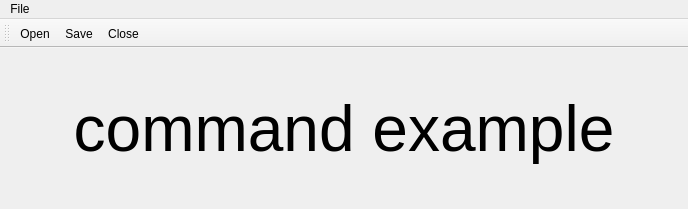
<?xml version="1.0" encoding="UTF-8"?>
<ui version="4.0">
 <class>Window</class>
 <widget class="QMainWindow" name="Window">
  <property name="geometry">
   <rect>
    <x>0</x>
    <y>0</y>
    <width>688</width>
    <height>209</height>
   </rect>
  </property>
  <property name="windowTitle">
   <string>Action</string>
  </property>
  <widget class="QWidget" name="centralwidget">
   <layout class="QHBoxLayout" name="horizontalLayout">
    <item>
     <widget class="QLabel" name="Label">
      <property name="font">
       <font>
        <pointsize>48</pointsize>
       </font>
      </property>
      <property name="text">
       <string>command example</string>
      </property>
      <property name="alignment">
       <set>Qt::AlignCenter</set>
      </property>
     </widget>
    </item>
   </layout>
  </widget>
  <widget class="QMenuBar" name="menubar">
   <property name="geometry">
    <rect>
     <x>0</x>
     <y>0</y>
     <width>688</width>
     <height>39</height>
    </rect>
   </property>
   <widget class="QMenu" name="menuFile">
    <property name="title">
     <string>File</string>
    </property>
    <addaction name="ActionOpen"/>
    <addaction name="ActionSave"/>
    <addaction name="ActionClose"/>
   </widget>
   <addaction name="menuFile"/>
  </widget>
  <widget class="QToolBar" name="toolBar">
   <property name="windowTitle">
    <string>toolBar</string>
   </property>
   <attribute name="toolBarArea">
    <enum>TopToolBarArea</enum>
   </attribute>
   <attribute name="toolBarBreak">
    <bool>false</bool>
   </attribute>
   <addaction name="ActionOpen"/>
   <addaction name="ActionSave"/>
   <addaction name="ActionClose"/>
  </widget>
  <action name="ActionOpen">
   <property name="icon">
    <iconset theme="document-open">
     <normaloff>.</normaloff>.</iconset>
   </property>
   <property name="text">
    <string>Open</string>
   </property>
   <property name="shortcut">
    <string>Ctrl+O</string>
   </property>
  </action>
  <action name="ActionSave">
   <property name="icon">
    <iconset theme="document-save">
     <normaloff>.</normaloff>.</iconset>
   </property>
   <property name="text">
    <string>Save</string>
   </property>
   <property name="shortcut">
    <string>Ctrl+S</string>
   </property>
  </action>
  <action name="ActionClose">
   <property name="icon">
    <iconset theme="window-close">
     <normaloff>.</normaloff>.</iconset>
   </property>
   <property name="text">
    <string>Close</string>
   </property>
   <property name="shortcut">
    <string>Ctrl+Q</string>
   </property>
  </action>
 </widget>
 <resources/>
 <connections/>
</ui>
